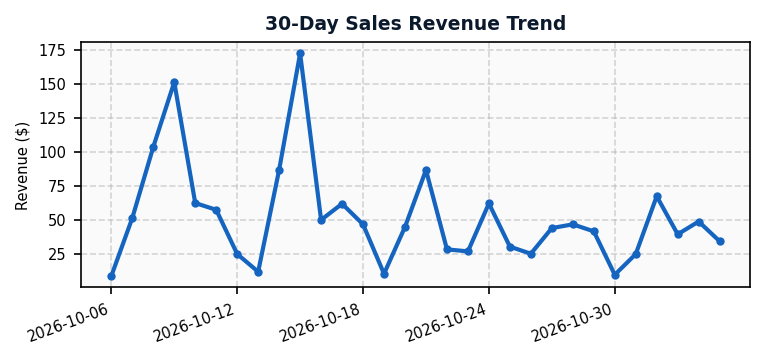
#> input picture store_management_system/assets/chart_dashboard_sales_trend.png, 765 x 360 px
$ python create_report_diagrams.py
#> lines starting #> are read from the running program, lines starting #| are printed output that depends on the picture
import matplotlib
matplotlib.use('Agg')
import matplotlib.pyplot as plt
import matplotlib.patches as patches
from pathlib import Path
from PIL import Image

assets_dir = Path("report_assets")
assets_dir.mkdir(exist_ok=True)

# -----------------------------------------------------------------------------
# 1. Figure 3.1: Inventory Data Processing and Pre-processing Workflow
# -----------------------------------------------------------------------------
fig, ax = plt.subplots(figsize=(10, 5), dpi=300)
ax.set_xlim(0, 10)
ax.set_ylim(0, 5)
ax.axis('off')

# Box styles
def draw_box(ax, x, y, w, h, title, subtitle, color, text_color='#FFFFFF'):
    rect = patches.FancyBboxPatch((x, y), w, h, boxstyle="round,pad=0.1,rounding_size=0.15",
                                 facecolor=color, edgecolor='#0F172A', linewidth=1.5)
    ax.add_patch(rect)
    ax.text(x + w/2, y + h*0.65, title, ha='center', va='center', fontsize=11, fontweight='bold', color=text_color)
    ax.text(x + w/2, y + h*0.3, subtitle, ha='center', va='center', fontsize=8.5, color=text_color)

def draw_arrow(ax, x1, y1, x2, y2):
    ax.annotate('', xy=(x2, y2), xytext=(x1, y1),
                arrowprops=dict(arrowstyle="->", lw=2, color='#028090'))

draw_box(ax, 0.4, 1.8, 1.8, 1.4, "Raw Data Ingestion", "Products, Suppliers\nSales, Stock Records", "#05668D")
draw_arrow(ax, 2.3, 2.5, 2.9, 2.5)

draw_box(ax, 3.0, 1.8, 1.8, 1.4, "Validation & Cleaning", "Schema Enforcement\nMissing Value Imputation", "#028090")
draw_arrow(ax, 4.9, 2.5, 5.5, 2.5)

draw_box(ax, 5.6, 1.8, 1.8, 1.4, "Feature Engineering", "Expiry Days Delta\nStock Margin & Turn Ratios", "#00A896")
draw_arrow(ax, 7.5, 2.5, 8.1, 2.5)

draw_box(ax, 8.2, 1.8, 1.5, 1.4, "Analytical Engine", "BI KPIs, Alerts &\nVisual Dashboard", "#52B788")

ax.set_title("Figure 3.1: Inventory Data Collection and Pre-processing Workflow", fontsize=12, fontweight='bold', pad=15)
plt.tight_layout()
plt.savefig("report_assets/fig3_1_workflow.png", dpi=300)
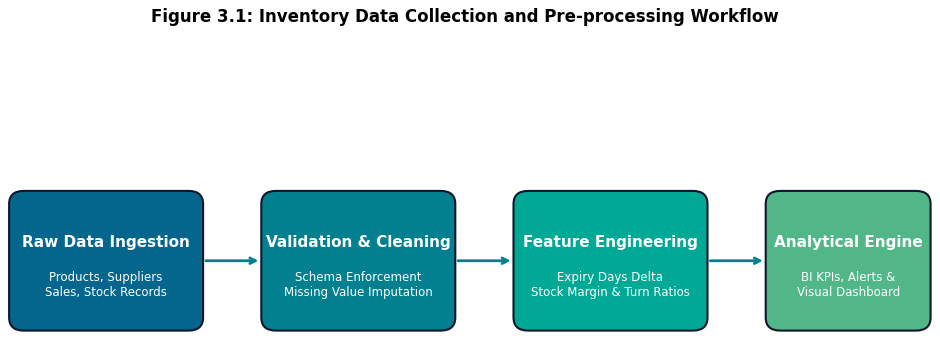
#> figure drawn by matplotlib, 1 panel
plt.close()
print("Saved fig3_1_workflow.png")

# -----------------------------------------------------------------------------
# 2. Figure 3.2: StorePRO System Architecture
# -----------------------------------------------------------------------------
fig, ax = plt.subplots(figsize=(10, 6), dpi=300)
ax.set_xlim(0, 10)
ax.set_ylim(0, 7)
ax.axis('off')

# Layer 1: Data Storage
rect1 = patches.FancyBboxPatch((0.5, 0.5), 9.0, 1.2, boxstyle="round,pad=0.08,rounding_size=0.1",
                              facecolor="#E0F7FA", edgecolor="#028090", linewidth=1.5)
ax.add_patch(rect1)
ax.text(5.0, 1.2, "DATA PERSISTENCE & STORAGE LAYER", ha='center', fontsize=10, fontweight='bold', color="#05668D")
ax.text(5.0, 0.8, "Atomic CSV Engine (.tmp + replace) • SQLite Ready DAO • Automated ZIP Backup Archives", ha='center', fontsize=8.5, color="#1D3557")

# Layer 2: Business Logic & Analytics
rect2 = patches.FancyBboxPatch((0.5, 2.2), 9.0, 1.6, boxstyle="round,pad=0.08,rounding_size=0.1",
                              facecolor="#CAF0F8", edgecolor="#00A896", linewidth=1.5)
ax.add_patch(rect2)
ax.text(5.0, 3.3, "BUSINESS LOGIC & DATA SCIENCE CORE", ha='center', fontsize=10, fontweight='bold', color="#0077B6")
ax.text(5.0, 2.9, "Pandas & NumPy Vectorized Aggregation • Expiry Classification Algorithm (4 Tiers)", ha='center', fontsize=8.5, color="#1D3557")
ax.text(5.0, 2.5, "Stock Reorder Level Guard • Low-Stock Notifications & WhatsApp / SMS Dispatch", ha='center', fontsize=8.5, color="#1D3557")

# Layer 3: Presentation Layer
rect3 = patches.FancyBboxPatch((0.5, 4.3), 9.0, 1.8, boxstyle="round,pad=0.08,rounding_size=0.1",
                              facecolor="#D8F3DC", edgecolor="#2D6A4F", linewidth=1.5)
ax.add_patch(rect3)
ax.text(5.0, 5.6, "PRESENTATION & USER EXPERIENCE LAYER", ha='center', fontsize=10, fontweight='bold', color="#2D6A4F")
ax.text(5.0, 5.1, "Streamlit Web Portal (Port 8503) & Native Tkinter Desktop POS Application", ha='center', fontsize=8.5, color="#1D3557")
ax.text(5.0, 4.7, "POS Cashier Checkout • Product CRUD • Matplotlib Trend Visualizations • Audit History", ha='center', fontsize=8.5, color="#1D3557")

# Connecting Arrows
ax.annotate('', xy=(5.0, 2.2), xytext=(5.0, 1.7), arrowprops=dict(arrowstyle="<->", lw=2, color='#028090'))
ax.annotate('', xy=(5.0, 4.3), xytext=(5.0, 3.8), arrowprops=dict(arrowstyle="<->", lw=2, color='#028090'))

ax.set_title("Figure 3.2: StorePRO Multi-Tier System Architecture", fontsize=12, fontweight='bold', pad=15)
plt.tight_layout()
plt.savefig("report_assets/fig3_2_architecture.png", dpi=300)
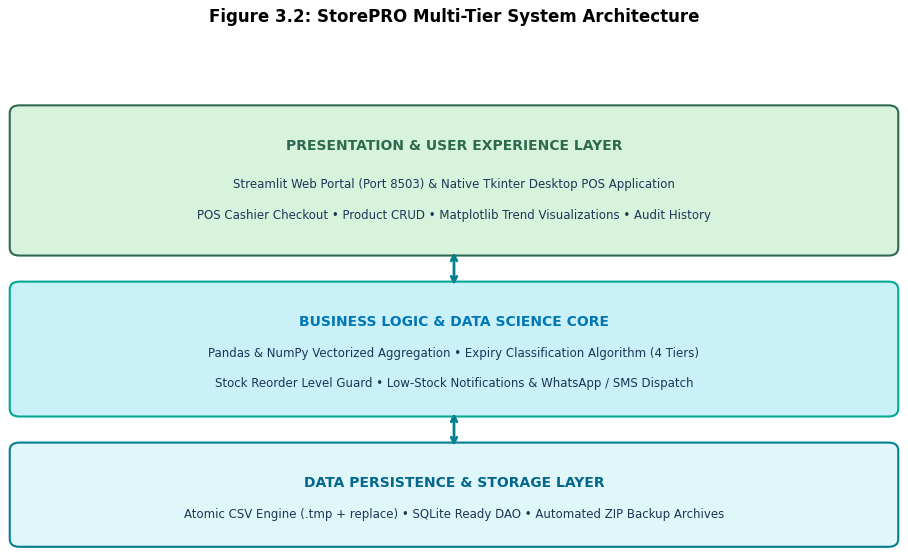
#> figure drawn by matplotlib, 1 panel
plt.close()
print("Saved fig3_2_architecture.png")

# -----------------------------------------------------------------------------
# 3. Figure 3.3: Dashboard & POS Modules
# -----------------------------------------------------------------------------
src_img = Path("store_management_system/assets/chart_dashboard_sales_trend.png")
if src_img.exists():
    img1 = Image.open(src_img)
#> img1 is the input picture: PIL image 765x360 RGBA; mean R, G, B, A 238.5, 240.7, 243.2, 255
    img2 = Image.open("store_management_system/assets/chart_dashboard_category_inventory.png")
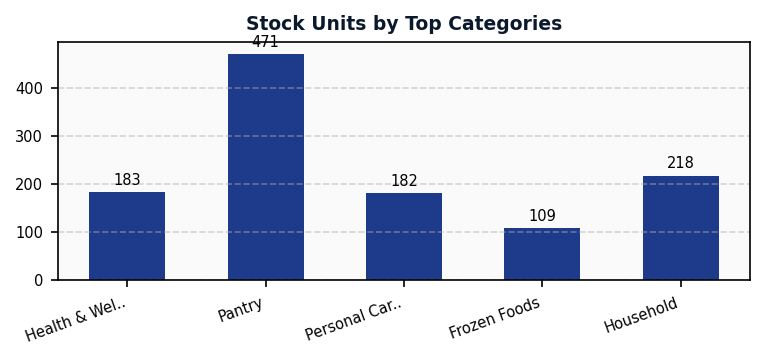
#> input picture store_management_system/assets/chart_dashboard_category_inventory.png, 765 x 360 px
#> img2 is the input picture: PIL image 765x360 RGBA; mean R, G, B, A 211.5, 215.9, 228.1, 255

    fig, axes = plt.subplots(1, 2, figsize=(11, 4.5), dpi=300)
    axes[0].imshow(img1)
    axes[0].axis('off')
    axes[0].set_title("(a) 30-Day Sales Revenue Trend", fontsize=10, fontweight='bold')

    axes[1].imshow(img2)
    axes[1].axis('off')
    axes[1].set_title("(b) Category Inventory Distribution", fontsize=10, fontweight='bold')

    plt.suptitle("Figure 3.3: StorePRO Dashboard & Analytics Output Visualizations", fontsize=11, fontweight='bold')
    plt.tight_layout()
    plt.savefig("report_assets/fig3_3_dashboard.png", dpi=300)
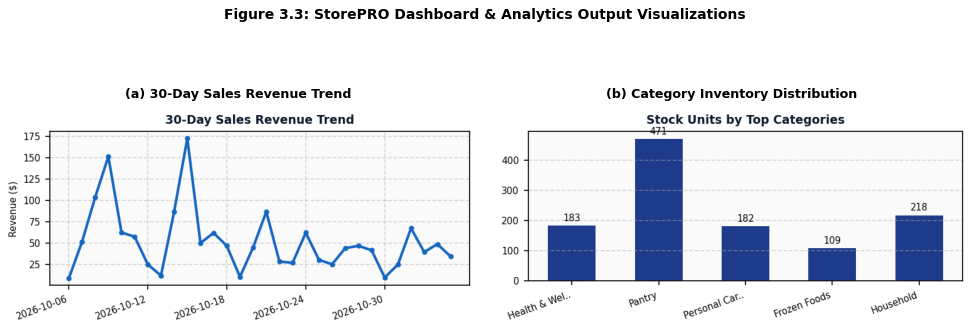
#> figure drawn by matplotlib, 2 panels
    plt.close()
    print("Saved fig3_3_dashboard.png")

# -----------------------------------------------------------------------------
# 4. Figure 3.4: Business Intelligence Analytics
# -----------------------------------------------------------------------------
src_img3 = Path("store_management_system/assets/chart_analytics_inventory_health.png")
src_img4 = Path("store_management_system/assets/chart_analytics_top_ranking.png")
if src_img3.exists() and src_img4.exists():
    img3 = Image.open(src_img3)
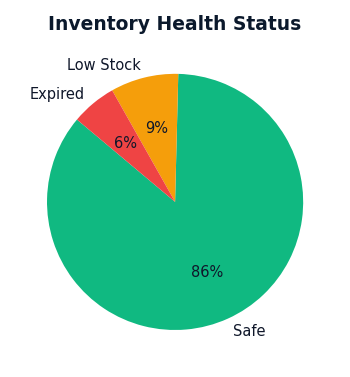
#> input picture store_management_system/assets/chart_analytics_inventory_health.png, 350 x 377 px
#> img3 is the input picture: PIL image 350x377 RGBA; mean R, G, B, A 170.2, 220.2, 197.1, 255
    img4 = Image.open(src_img4)
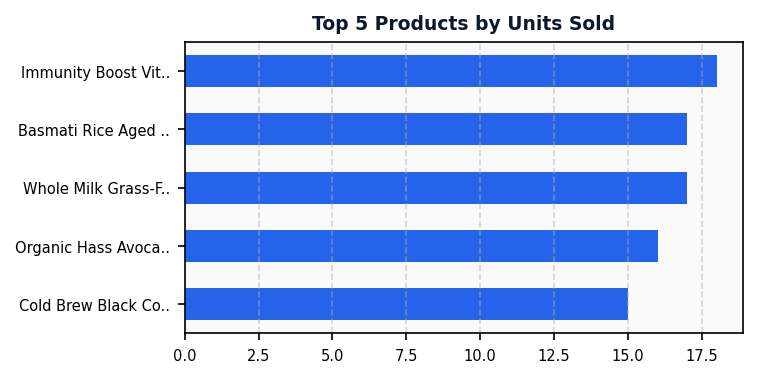
#> input picture store_management_system/assets/chart_analytics_top_ranking.png, 758 x 378 px
#> img4 is the input picture: PIL image 758x378 RGBA; mean R, G, B, A 187.2, 204.1, 241.2, 255

    fig, axes = plt.subplots(1, 2, figsize=(11, 4.5), dpi=300)
    axes[0].imshow(img3)
    axes[0].axis('off')
    axes[0].set_title("(a) Inventory Health & Stock Turn Ratio", fontsize=10, fontweight='bold')

    axes[1].imshow(img4)
    axes[1].axis('off')
    axes[1].set_title("(b) Top Selling Product Demand Ranking", fontsize=10, fontweight='bold')

    plt.suptitle("Figure 3.4: Business Intelligence & Demand Forecasting Indicators", fontsize=11, fontweight='bold')
    plt.tight_layout()
    plt.savefig("report_assets/fig3_4_analytics.png", dpi=300)
    plt.close()
    print("Saved fig3_4_analytics.png")
